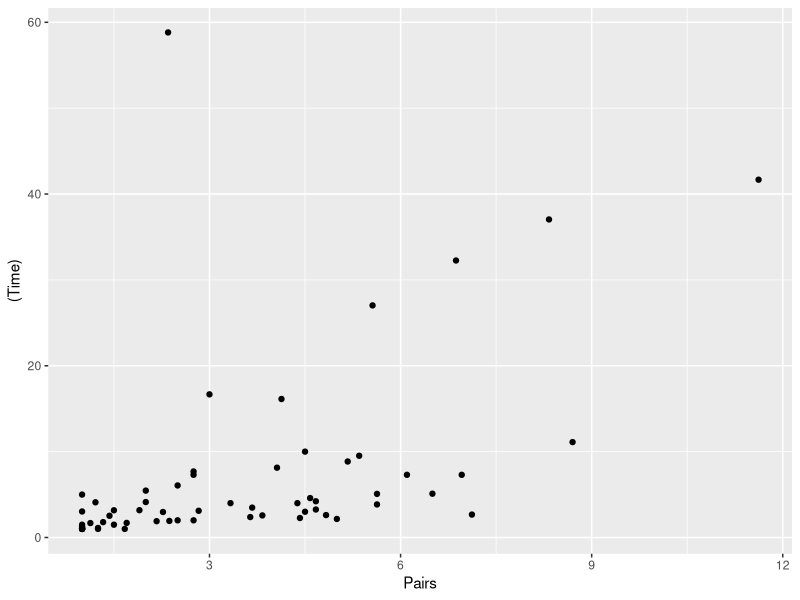
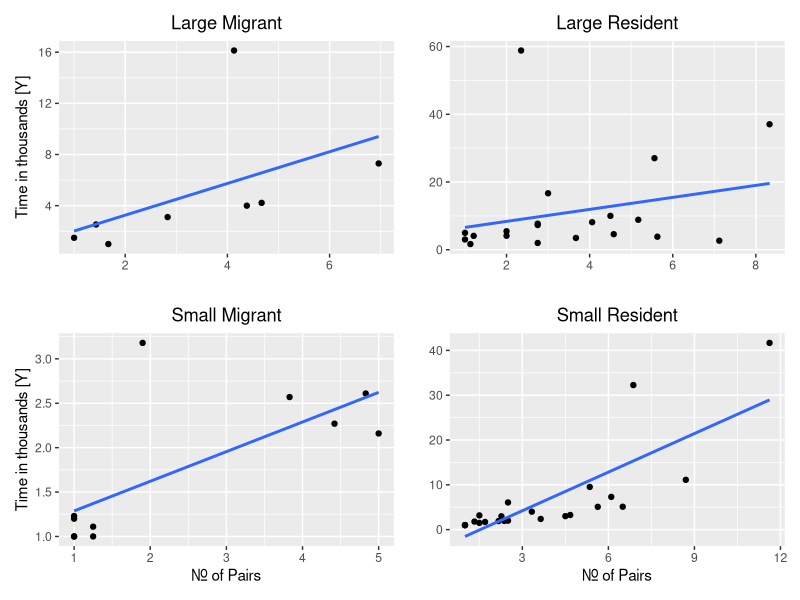
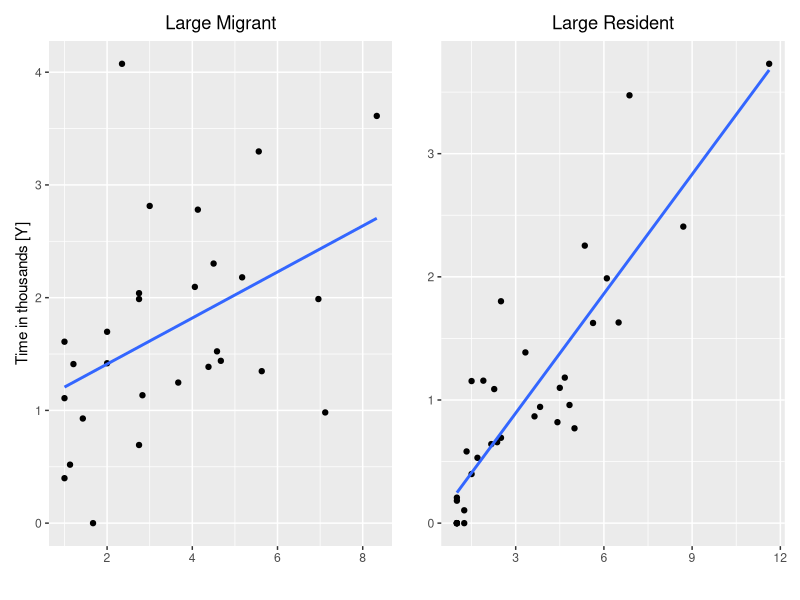
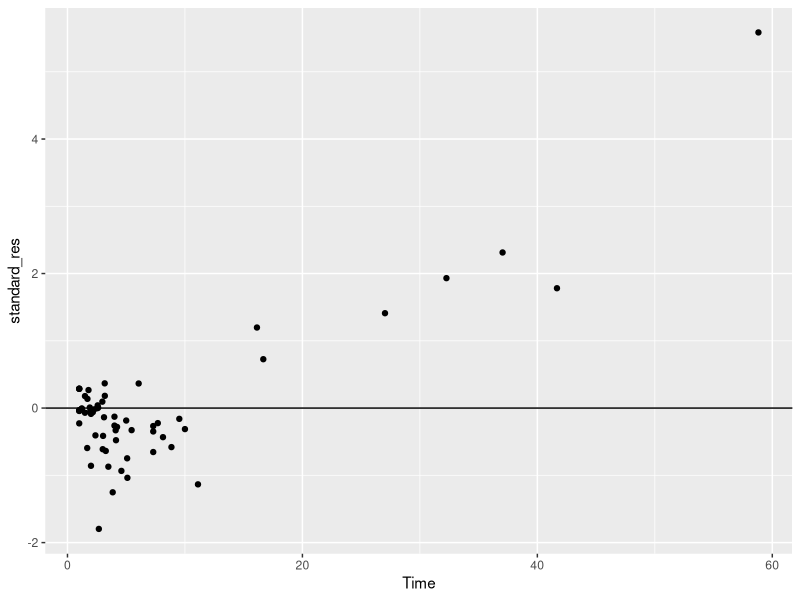
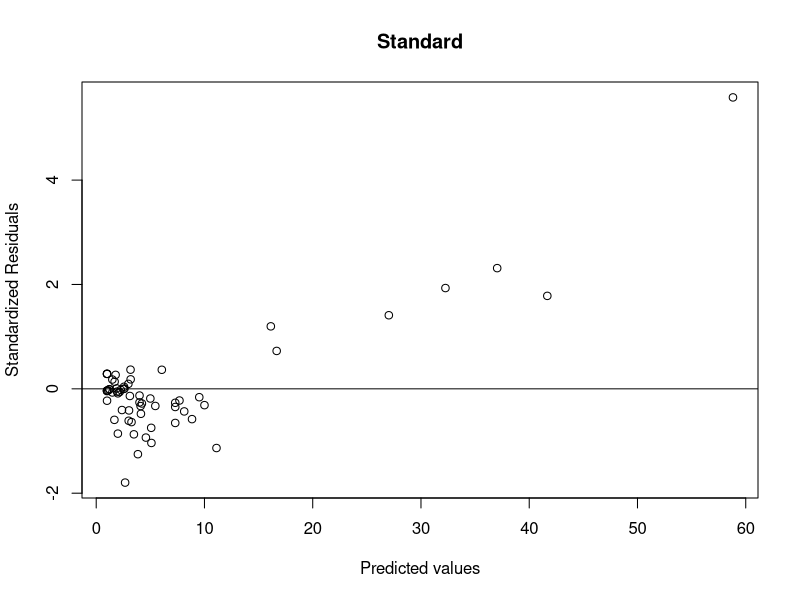
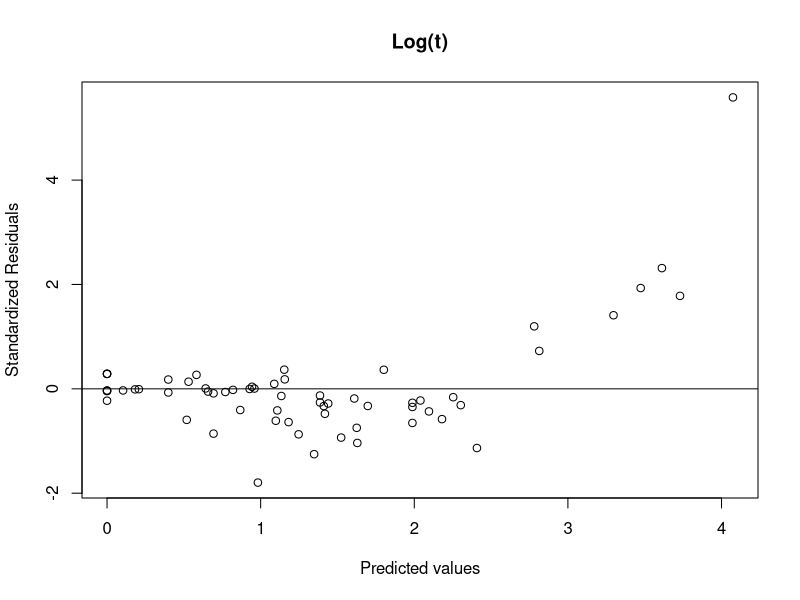
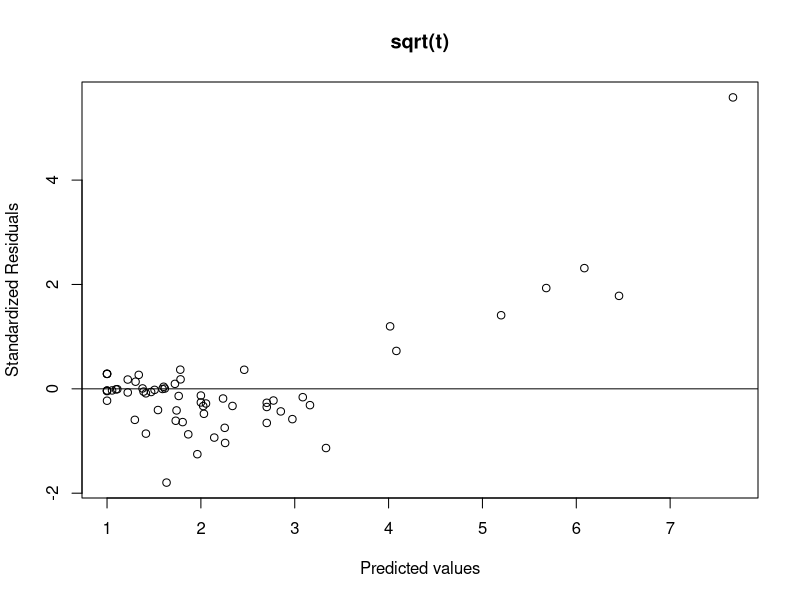
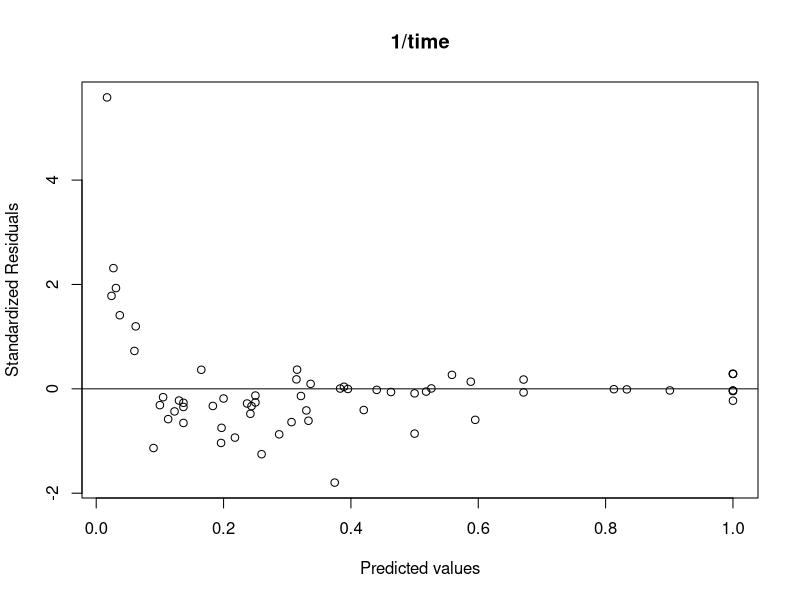

These charts were generated, in order, by the following R code:
## ---- chunk 1
knitr::opts_chunk$set(warning = FALSE, message = FALSE) 
## ---- chunk 2
library(tidyverse)
data <- read.csv('Factors Affecting Extinction.csv')
data
## ---- chunk 3



lm_full <- lm(formula = Time ~ Pairs + Size + Status + Pairs*Size + Pairs * Status + Size*Status + Pairs*Size*Status, data)
lm_full.log <- lm(formula = log(Time) ~ Pairs + Size + Status + Pairs*Size + Pairs * Status + Size*Status + Pairs*Size*Status, data)
lm_full.sqrt <- lm(formula = sqrt(Time) ~ Pairs + Size + Status + Pairs*Size + Pairs * Status + Size*Status + Pairs*Size*Status, data)
lm_full.inverse <- lm(formula = 1/Time ~ Pairs + Size + Status + Pairs*Size + Pairs * Status + Size*Status + Pairs*Size*Status, data)

summary(lm_full)$r.squared
summary(lm_full.log)$r.squared
summary(lm_full.sqrt)$r.squared
summary(lm_full.inverse)$r.squared

## ---- chunk 4
library(patchwork)
L_data <- subset(data, Size == "L")
S_data <- subset(data, Size == "S")
LM <- subset(L_data, Status == "M")
LR <- subset(L_data, Status == "R")
SM <- subset(S_data, Status == "M")
SR <- subset(S_data, Status == "R")
p1 <- ggplot(LM,aes(Pairs, Time)) + geom_point() + ggtitle("Large Migrant") + ylab("Time in thousands [Y]") + xlab("") + theme(plot.title = element_text(hjust = 0.5)) + stat_smooth(method = "lm", level = 0)
p2 <- ggplot(LR,aes(Pairs, Time)) + geom_point() + ggtitle("Large Resident")+ ylab("")  + xlab("") + theme(plot.title = element_text(hjust = 0.5))+ stat_smooth(method = "lm",level = 0)
p3 <- ggplot(SM,aes(Pairs, Time)) + geom_point() + ggtitle("Small Migrant") + ylab("Time in thousands [Y]") + xlab("Nr. of Pairs") + theme(plot.title = element_text(hjust = 0.5)) + stat_smooth(method = "lm",level = 0)
p4 <- ggplot(SR,aes(Pairs, Time)) + geom_point() + ggtitle("Small Resident") + ylab("") + xlab("Nr. of Pairs") + theme(plot.title = element_text(hjust = 0.5)) + stat_smooth(method = "lm",level = 0)

p5 <- ggplot(L_data,aes(Pairs, log(Time))) + geom_point() + ggtitle("Large Migrant") + ylab("Time in thousands [Y]") + xlab("") + theme(plot.title = element_text(hjust = 0.5)) + stat_smooth(method = "lm", level = 0)
p6 <- ggplot(S_data,aes(Pairs, log(Time))) + geom_point() + ggtitle("Large Resident")+ ylab("")  + xlab("") + theme(plot.title = element_text(hjust = 0.5))+ stat_smooth(method = "lm",level = 0)

ggplot(data, aes(Pairs, (Time))) + geom_point()

p1+p2+p3+p4

p5 + p6



## ---- chunk 5

standard_res <- rstandard(lm_full)
final_data <- cbind(data, standard_res)

ggplot(final_data) + geom_point(aes(Time, standard_res)) + geom_abline(slope = 0)


plot((final_data$Time), standard_res, ylab='Standardized Residuals', xlab='Predicted values', main="Standard") 
abline(0, 0)
plot(log(final_data$Time), standard_res, ylab='Standardized Residuals', xlab='Predicted values', main="Log(t)") 
abline(0, 0)
plot(sqrt(final_data$Time), standard_res, ylab='Standardized Residuals', xlab='Predicted values', main = "sqrt(t)") 
abline(0, 0)
plot(1/(final_data$Time), standard_res, ylab='Standardized Residuals', xlab='Predicted values', main="1/time") 
abline(0, 0)


## ---- chunk 6
qqnorm(data$Time, main="Q-Q plot for time")
qqline(data$Time)
qqnorm(log(data$Time),main="Q-Q plot for log(time)")
qqline(log(data$Time))
qqnorm(sqrt(data$Time),main="Q-Q plot for sqrt(time)")
qqline(sqrt(data$Time))
qqnorm(1/(data$Time),main="Q-Q plot for 1/time")
qqline(1/(data$Time))



## ---- chunk 7
data.out <- subset(data, Time < 50)
lm_full.out <- lm(formula = Time ~ Pairs + Size + Status + Pairs*Size + Pairs * Status + Size*Status + Pairs*Size*Status, data.out)
lm_full.log.out <- lm(formula = log(Time) ~ Pairs + Size + Status + Pairs*Size + Pairs * Status + Size*Status + Pairs*Size*Status, data.out)
lm_full.sqrt.out <- lm(formula = sqrt(Time) ~ Pairs + Size + Status + Pairs*Size + Pairs * Status + Size*Status + Pairs*Size*Status, data.out)
lm_full.inverse.out <- lm(formula = 1/Time ~ Pairs + Size + Status + Pairs*Size + Pairs * Status + Size*Status + Pairs*Size*Status, data.out)

summary(lm_full.out)$r.squared
summary(lm_full.log.out)$r.squared
summary(lm_full.sqrt.out)$r.squared
summary(lm_full.inverse.out)$r.squared


## ---- chunk 8
ggplot(data.out, aes(Pairs, (Time))) + geom_point()
## ---- chunk 9
qqnorm(data.out$Time, main="Q-Q plot for time")
qqline(data.out$Time)
qqnorm(log(data.out$Time),main="Q-Q plot for log(time)")
qqline(log(data.out$Time))
qqnorm(sqrt(data.out$Time),main="Q-Q plot for sqrt(time)")
qqline(sqrt(data.out$Time))
qqnorm(1/(data.out$Time),main="Q-Q plot for 1/time")
qqline(1/(data.out$Time))

## ---- chunk 10
lm_full.out.reduced <- lm(formula = Time ~ Pairs + Size + Pairs*Size, data.out)
lm_full.log.out.reduced <- lm(formula = log(Time) ~ Pairs + Size + Pairs*Size, data.out)
lm_full.sqrt.out.reduced <- lm(formula = sqrt(Time) ~ Pairs + Size + Pairs*Size, data.out)
lm_full.inverse.out.reduced <- lm(formula = 1/Time ~ Pairs + Size + Pairs*Size, data.out)

summary(lm_full.out.reduced)$r.squared
summary(lm_full.log.out.reduced)$r.squared
summary(lm_full.sqrt.out.reduced)$r.squared
summary(lm_full.inverse.out.reduced)$r.squared


## ---- chunk 11
standard_res <- rstandard(lm_full.out.reduced)
final_data <- cbind(data.out, standard_res)
plot((final_data$Time), standard_res, ylab='Standardized Residuals', xlab='Predicted values', main="Standard") 
abline(0, 0)
plot(log(final_data$Time), standard_res, ylab='Standardized Residuals', xlab='Predicted values', main="Log(t)") 
abline(0, 0)
plot(sqrt(final_data$Time), standard_res, ylab='Standardized Residuals', xlab='Predicted values', main = "sqrt(t)") 
abline(0, 0)
plot(1/(final_data$Time), standard_res, ylab='Standardized Residuals', xlab='Predicted values', main="1/time") 
abline(0, 0)

## ---- chunk 12
lm_full <- lm(formula = Time ~ Pairs + Size + Status + Pairs*Size + Pairs * Status + Size*Status + Pairs*Size*Status, data)
lm_full.logpair <- lm(formula = Time ~ log(Pairs) + Size + Status + log(Pairs)*Size + log(Pairs) * Status + Size*Status + log(Pairs)*Size*Status, data)
lm_full.sqrtpair <- lm(formula = Time ~ sqrt(Pairs) + Size + Status + sqrt(Pairs)*Size + sqrt(Pairs) * Status + Size*Status + sqrt(Pairs)*Size*Status, data)
lm_full.inversepair <- lm(formula = Time ~ 1/Pairs + Size + Status + 1/Pairs*Size + 1/Pairs * Status + Size*Status + 1/Pairs*Size*Status, data)

summary(lm_full)$r.squared
summary(lm_full.logpair)$r.squared
summary(lm_full.sqrtpair)$r.squared
summary(lm_full.inversepair)$r.squared
## ---- chunk 13
ckd <- cooks.distance(lm_full)
sub_ckd <- subset(ckd, ckd < 0.2)
which(ckd > 0.2)

plot(sub_ckd, ylim = c(0,0.4))
plot(ckd, ylim = c(0,0.4))
